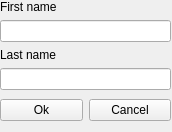
<?xml version="1.0" encoding="UTF-8"?>
<ui version="4.0">
 <class>Add</class>
 <widget class="QWidget" name="Add">
  <property name="geometry">
   <rect>
    <x>0</x>
    <y>0</y>
    <width>172</width>
    <height>132</height>
   </rect>
  </property>
  <property name="windowTitle">
   <string>Form</string>
  </property>
  <widget class="QWidget" name="horizontalLayoutWidget">
   <property name="geometry">
    <rect>
     <x>0</x>
     <y>90</y>
     <width>171</width>
     <height>41</height>
    </rect>
   </property>
   <layout class="QHBoxLayout" name="horizontalLayout">
    <item>
     <widget class="QPushButton" name="ok">
      <property name="text">
       <string>Ok</string>
      </property>
     </widget>
    </item>
    <item>
     <widget class="QPushButton" name="cancel">
      <property name="text">
       <string>Cancel</string>
      </property>
     </widget>
    </item>
   </layout>
  </widget>
  <widget class="QWidget" name="verticalLayoutWidget">
   <property name="geometry">
    <rect>
     <x>0</x>
     <y>0</y>
     <width>171</width>
     <height>90</height>
    </rect>
   </property>
   <layout class="QVBoxLayout" name="verticalLayout">
    <item>
     <widget class="QLabel" name="label">
      <property name="text">
       <string>First name</string>
      </property>
     </widget>
    </item>
    <item>
     <widget class="QLineEdit" name="firstname">
      <property name="text">
       <string/>
      </property>
     </widget>
    </item>
    <item>
     <widget class="QLabel" name="label_2">
      <property name="text">
       <string>Last name</string>
      </property>
     </widget>
    </item>
    <item>
     <widget class="QLineEdit" name="lastname"/>
    </item>
   </layout>
  </widget>
 </widget>
 <resources/>
 <connections/>
</ui>
